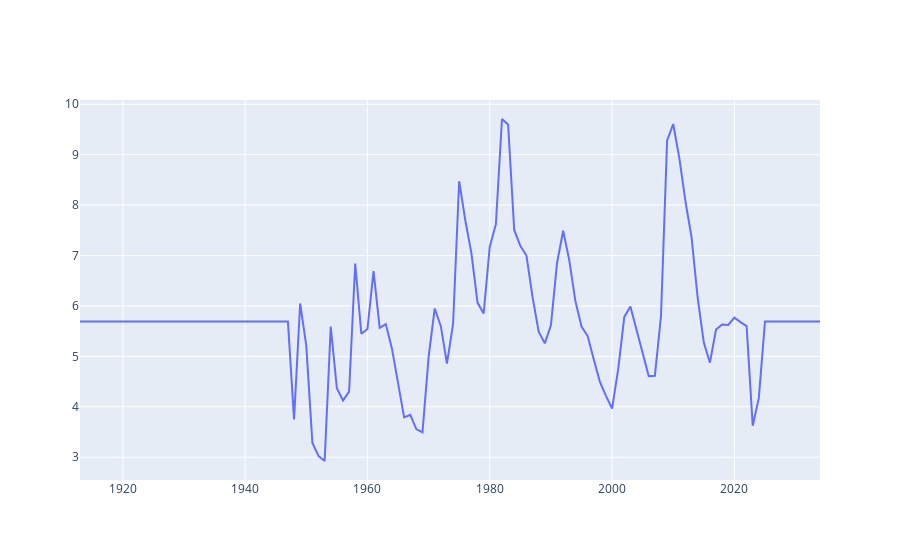

Here is the notebook cell this chart was saved with:
### Code cell
df['YEAR'] = df['DATE'].dt.year
month_df = df.groupby('YEAR')['Unempl Rate'].mean().reset_index()

fig = go.Figure()


fig.add_trace(go.Scatter(x = month_df["YEAR"], y = month_df['Unempl Rate'], mode= "lines"))
